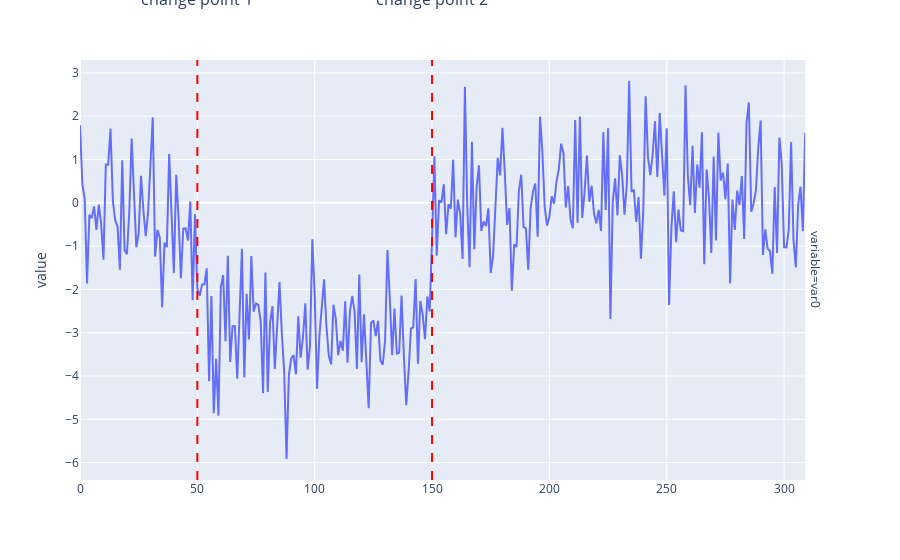

The notebook cell saved with this chart:
### Markdown cell above
Detect points in time where the data distribution changes.

### Code cell
from skchange.datasets.generate import generate_changing_data
from utils import plot_changepoint_illustration


n = 310
cpts = [50, 150]
means = [0.0, -3, 0.0]
df_2cpts = generate_changing_data(n, cpts, means, random_state=3)
plot_changepoint_illustration(df_2cpts, cpts)

### Figure 1 — Plotly figure (JSON) as saved in the notebook; plotly's stock layout.template omitted (floating-point values rounded to 4 significant figures; data arrays with more than 128 entries replaced by an {"elided": "..."} marker saying what was removed)
{"data": [{"hovertemplate": "variable=var0<br>index=%{x}<br>value=%{y}<extra></extra>", "legendgroup": "", "line": {"color": "#636efa", "dash": "solid"}, "marker": {"symbol": "circle"}, "mode": "lines", "name": "", "orientation": "v", "showlegend": false, "type": "scatter", "x": {"elided": "310 int values"}, "xaxis": "x", "y": {"elided": "310 float values"}, "yaxis": "y"}], "layout": {"annotations": [{"showarrow": false, "text": "variable=var0", "textangle": 90, "x": 0.98, "xanchor": "left", "xref": "paper", "y": 0.5, "yanchor": "middle", "yref": "paper"}, {"font": {"size": 16}, "showarrow": false, "text": "change point 1", "x": 50, "xref": "x", "y": 1.2, "yref": "paper", "yshift": -10}, {"font": {"size": 16}, "showarrow": false, "text": "change point 2", "x": 150, "xref": "x", "y": 1.2, "yref": "paper", "yshift": -10}], "legend": {"tracegroupgap": 0}, "margin": {"t": 60}, "shapes": [{"line": {"color": "red", "dash": "dash"}, "type": "line", "x0": 50, "x1": 50, "xref": "x", "y0": 0, "y1": 1, "yref": "y domain"}, {"line": {"color": "red", "dash": "dash"}, "type": "line", "x0": 150, "x1": 150, "xref": "x", "y0": 0, "y1": 1, "yref": "y domain"}], "showlegend": false, "xaxis": {"anchor": "y", "domain": [0, 0.98], "title": {}}, "yaxis": {"anchor": "x", "domain": [0, 1], "title": {"text": "value"}}}}
